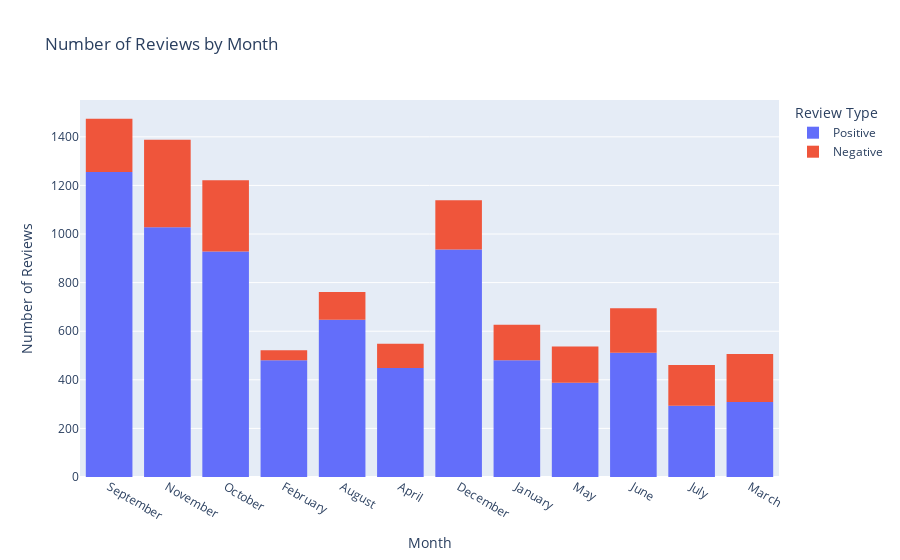

This figure's notebook cell:
### Markdown cell above
**Q: No. of Positive and Negative Reviews by Month**

### Code cell
fig = px.histogram(data_frame=df, x='Month', color=df['Review'].map({'Recommended':'Positive','Not Recommended':'Negative'}), title='Number of Reviews by Month')
fig.update_layout(yaxis_title="Number of Reviews", legend_title_text="Review Type")
fig.show()

### Figure 1 — Plotly figure (JSON) as saved in the notebook; plotly's stock layout.template omitted (floating-point values rounded to 4 significant figures; data arrays with more than 128 entries replaced by an {"elided": "..."} marker saying what was removed)
{"data": [{"alignmentgroup": "True", "bingroup": "x", "hovertemplate": "color=Positive<br>Month=%{x}<br>count=%{y}<extra></extra>", "legendgroup": "Positive", "marker": {"color": "#636efa", "pattern": {"shape": ""}}, "name": "Positive", "offsetgroup": "Positive", "orientation": "v", "showlegend": true, "type": "histogram", "x": {"elided": "7705 str values"}, "xaxis": "x", "yaxis": "y"}, {"alignmentgroup": "True", "bingroup": "x", "hovertemplate": "color=Negative<br>Month=%{x}<br>count=%{y}<extra></extra>", "legendgroup": "Negative", "marker": {"color": "#EF553B", "pattern": {"shape": ""}}, "name": "Negative", "offsetgroup": "Negative", "orientation": "v", "showlegend": true, "type": "histogram", "x": {"elided": "2173 str values"}, "xaxis": "x", "yaxis": "y"}], "layout": {"barmode": "relative", "legend": {"title": {"text": "Review Type"}, "tracegroupgap": 0}, "title": {"text": "Number of Reviews by Month"}, "xaxis": {"anchor": "y", "domain": [0, 1], "title": {"text": "Month"}}, "yaxis": {"anchor": "x", "domain": [0, 1], "title": {"text": "Number of Reviews"}}}}
